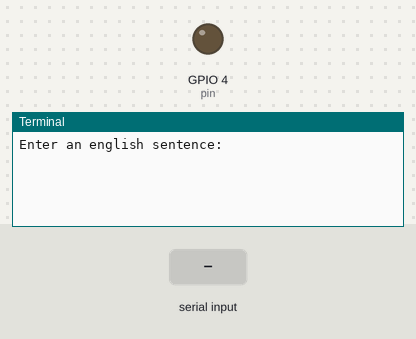
Recording of a program running on a simulated Raspberry Pi (BCM pin numbers). Shown: output pins drawn as LEDs (lit = HIGH), the last lines printed to the terminal. The inputs (shaded band) are chosen by the test bench.

Above: at 1.2 s.
1.3 s: "." typed at the terminal
At 2.0 s:
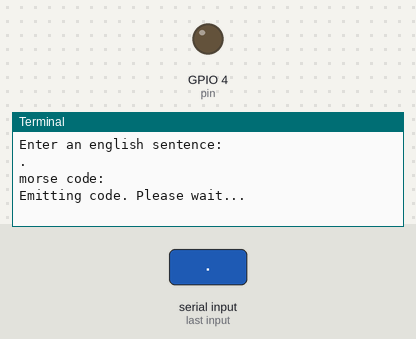
2.8 s: "1" typed at the terminal
At 5.1 s:
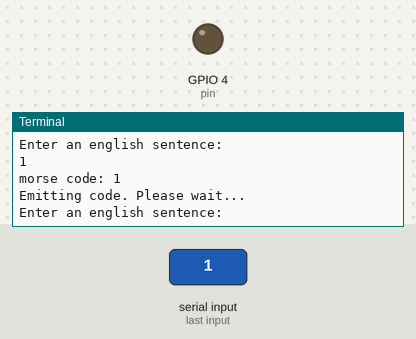

The program:

RPiMorse.py
```python
import RPi.GPIO as GPIO
import time


GPIO.setmode(GPIO.BCM)
GPIO.setwarnings(False)
pin = 4
GPIO.setup(pin,GPIO.OUT)

def english2morse (sentence):
	morse = dict({\
		"a" : ".- ", \
		"b" : "-... ", \
		"c" : "-.-. ", \
		"d" : "-.. ", \
                "e" : ". ", \
                "f" : "..-. ", \
                "g" : "--. ", \
                "h" : ".... ", \
                "i" : ".. ", \
                "j" : ".--- ", \
                "k" : "-.- ", \
                "l" : ".-.. ", \
                "m" : "-- ", \
                "n" : "-. ", \
                "o" : "--- ", \
                "p" : ".--. ", \
                "q" : "--.- ", \
                "r" : ".-. ", \
                "s" : "... ", \
                "t" : "- ", \
                "u" : "..- ", \
                "v" : "...- ", \
                "w" : ".-- ", \
                "x" : "-..- ", \
                "y" : "-.-- ", \
                "z" : "--.. "})

	filter = dict({\
                "{" : " ", \
                "}" : " ", \
                "(" : " ", \
                ")" : " ", \
                "\\" : " ", \
                "/" : " ", \
		"." : " ", \
		"-" : " ", \
		"," : " ", \
                "&" : " ", \
                "%" : " ", \
                "$" : " ", \
                "\#" : " ", \
                "@" : " ", \
                "!" : " ", \
                "\"" : " ", \
                "'" : " ", \
                "'" : " ", \
                "~" : " ", \
                "_" : " ", \
                "+" : " ", \
                "=" : " ", \
                "|" : " ", \
                "*" : " ", \
                "^" : " "})

	morsestring = sentence

	for symbol, value in filter.items():
		morsestring = morsestring.replace(symbol, filter[symbol])

	for alpha, value in morse.items():
		morsestring = morsestring.replace(alpha, morse[alpha])

	return morsestring

def morse2LED (pin, morse):
	for character in morse:
		if character == ".":
			#short light
			ledON (pin)
			time.sleep(500.0/1000.0)
			ledOFF (pin)
		elif character == "-":
			# long
			ledON (pin)
			time.sleep(2)
			ledOFF (pin)
		# break between code
		time.sleep (1)
	return

def ledON (pin):
	GPIO.output (pin, GPIO.HIGH)
	return

def ledOFF (pin):
	GPIO.output (4, GPIO.LOW)
	return


while (True):
	print "Enter an english sentence:"
	userinput = raw_input()
	userinput = userinput.lower()
	morsecode = english2morse (userinput)
	print "morse code: " + morsecode
	print "Emitting code. Please wait..."
	morse2LED (pin, morsecode)
```

Measured:
- after the input at 1.3 s, the terminal: prints a new line at once (image 1)
- after the input at 2.8 s, the terminal: prints a new line at once (image 2)
